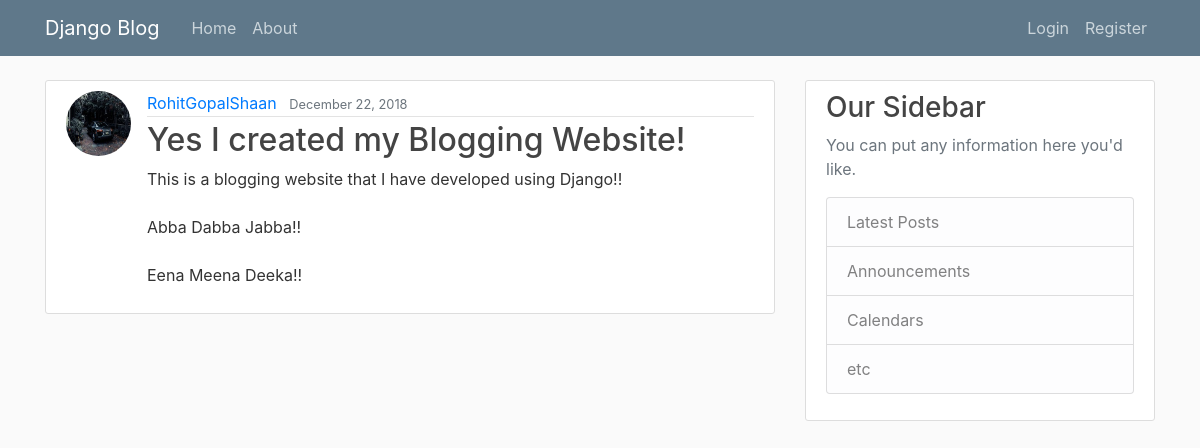
The app's page /post/38/ with its own data.
### blog/models.py (models this page shows, shortened)
class Post(models.Model):
    title = models.CharField(max_length=100)
    content = models.TextField()
    date = models.DateTimeField(default=timezone.now)
    author = models.ForeignKey(User, on_delete=models.CASCADE)

### Users/models.py (models this page shows, shortened)
class Profile(models.Model):
    user = models.OneToOneField(User, on_delete=models.CASCADE)
    image = models.ImageField(default='default.jpg', upload_to='profile_pics')

### blog/views.py (the view)
# urls.py: path('post/<int:pk>/', PostDetailView.as_view(), name="post-detail"),
class PostDetailView(DetailView):
    model = Post

### templates/blog/post_detail.html (shortened to what this page needs)
{% extends "base.html" %}
{% block content %}
    <article class="media content-section">
        <img src="{{ object.author.profile.image.url }}" alt="" class="rounded-circle article-img">
        <div class="media-body">
            <div class="article-metadata">
            <a class="mr-2" href="{% url 'user-post' object.author.username %}">{{ object.author }}</a>
            <small class="text-muted">{{ object.date | date:"F d, Y" }}</small>
            </div>
            <h2 class="article-title">{{ object.title }}</h2>
            <p class="article-content">{{ object.content }}</p>
      </div>
    </article>
{% endblock content %}

### syBlog/static/main.css (style rules this page uses)
body { background: #fafafa; color: #333333; margin-top: 5rem; }
h1, h2, h3, h4, h5, h6 { color: #444444; }
.content-section { background: #ffffff; padding: 10px 20px; border: 1px solid #dddddd; border-radius: 3px; margin-bottom: 20px; }
.article-title { color: #444444; }
.article-content { white-space: pre-line; }
.article-img { height: 65px; width: 65px; margin-right: 16px; }
.article-metadata { padding-bottom: 1px; margin-bottom: 4px; border-bottom: 1px solid #e3e3e3 }

### records on screen
Post: author.profile.image (picture), author "RohitGopalShaan", date "December 22, 2018", title "Yes I created my Blogging Website!", content "This is a blogging website that I have developed using Django!! Abba Dabba Jabba!! Eena Meena Deeka!!"
